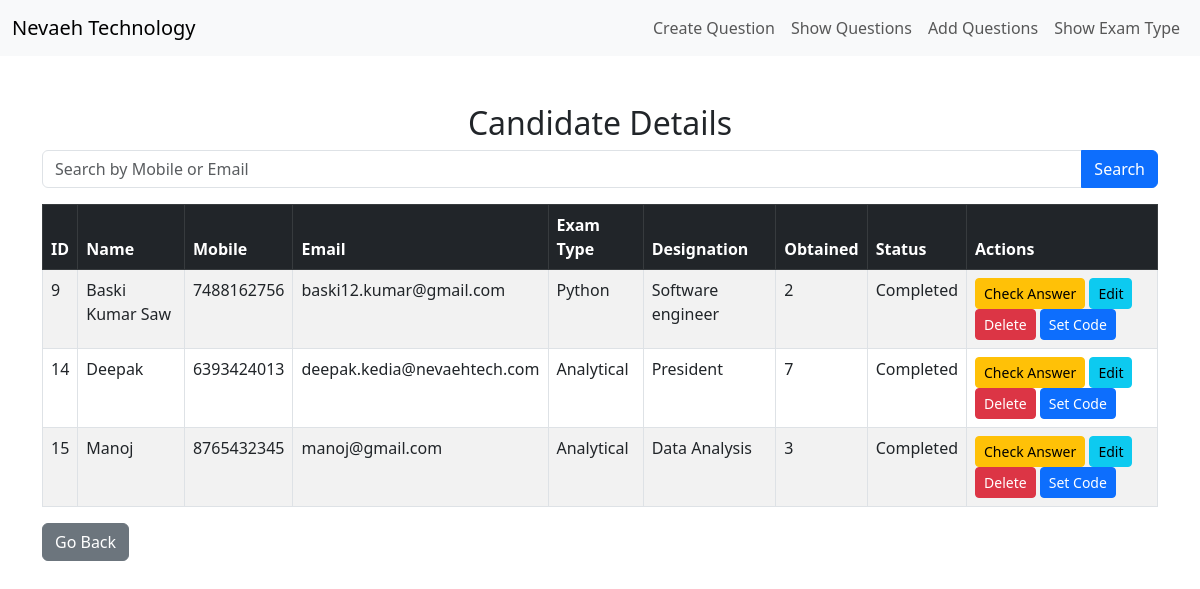
Page /show_candidate.php on the earlier database version.
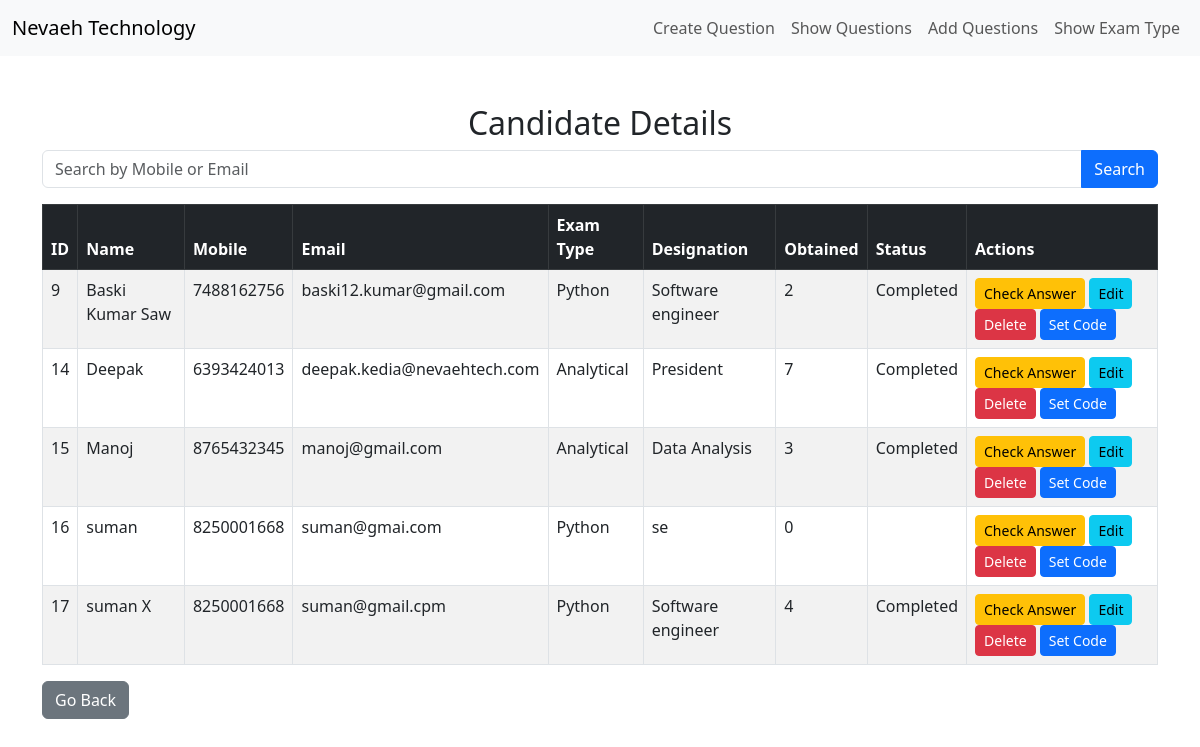
Same page on the later database version.
### tables this page shows
CREATE TABLE `candidates` (
  `id` int(8) NOT NULL,
  `name` varchar(255) NOT NULL,
  `mobile` varchar(15) NOT NULL,
  `email` varchar(100) NOT NULL,
  `password` varchar(100) NOT NULL,
  `exam_type` varchar(100) NOT NULL,
  `designation` varchar(100) NOT NULL,
  `total_marks` int(4) NOT NULL,
  `sec_code` varchar(10) NOT NULL,
  `exam_duration` varchar(10) NOT NULL,
  `status` varchar(50) NOT NULL,
  `is_exam_completed` tinyint(1) DEFAULT 0
);

### show_candidate.php (the view, shortened to what this page needs)
<?php
include 'conn.php';
$searchQuery = "";
$searchResults = null;
$candidates = $searchResults ?: $conn->query("SELECT * FROM candidates");
?>
<!DOCTYPE html>
<html>
<head>
    <link rel="stylesheet" href="https://cdnjs.cloudflare.com/ajax/libs/bootstrap/5.3.0/css/bootstrap.min.css">
</head>
<body>
<nav class="navbar navbar-expand-lg navbar-light bg-light">
    <div class="container-fluid">
        <a class="navbar-brand" href="#">Nevaeh Technology</a>
        <div class="collapse navbar-collapse" id="navbarNav">
            <ul class="navbar-nav ms-auto">
                <li class="nav-item"><a class="nav-link" href="question_bank.php">Create Question</a></li>
                <li class="nav-item"><a class="nav-link" href="show_question.php">Show Questions</a></li>
                <li class="nav-item"><a class="nav-link" href="add_question.php">Add Questions</a></li>
                <li class="nav-item"><a class="nav-link" href="show_exam_type.php">Show Exam Type</a></li>
            </ul>
        </div>
    </div>
</nav>
<div class="container mt-5">
    <h2 class="text-center">Candidate Details</h2>
    <form method="POST" class="mb-3">
        <div class="input-group">
            <input type="text" name="search" class="form-control" placeholder="Search by Mobile or Email" value="<?php echo htmlspecialchars($searchQuery); ?>">
            <button type="submit" class="btn btn-primary">Search</button>
        </div>
    </form>
    <table class="table table-bordered table-striped">
        <thead class="table-dark">
            <tr>
                <th>ID</th>
                <th>Name</th>
                <th>Mobile</th>
                <th>Email</th>
                <th>Exam Type</th>
                <th>Designation</th>
                <th>Obtained</th>
                <th>Status</th>
                <th>Actions</th>
            </tr>
        </thead>
        <tbody>
            <?php while ($row = $candidates->fetch_assoc()) { ?>
                <tr>
                    <td><?php echo $row['id']; ?></td>
                    <td><?php echo htmlspecialchars($row['name']); ?></td>
                    <td><?php echo htmlspecialchars($row['mobile']); ?></td>
                    <td><?php echo htmlspecialchars($row['email']); ?></td>
                    <td><?php echo htmlspecialchars($row['exam_type']); ?></td>
                    <td><?php echo htmlspecialchars($row['designation']); ?></td>
                    <td><?php echo htmlspecialchars($row['total_marks']); ?></td>
                    <td><?php echo htmlspecialchars($row['status']); ?></td>
                    <td>
                        <a href="show_result_details.php?id=<?php echo $row['id']; ?>" class="btn btn-warning btn-sm">Check Answer</a>
                        <a href="edit_candidate.php?id=<?php echo $row['id']; ?>" class="btn btn-info btn-sm">Edit</a>
                        <a href="delete_candidate.php?delete=<?php echo $row['id']; ?>" class="btn btn-danger btn-sm" onclick="return confirm('Are you sure you want to delete this record?');">Delete</a>
                        <a href="show_question_set.php?candidate_id=<?php echo $row['id']; ?>" class="btn btn-primary btn-sm">Set Code</a>
                    </td>
                </tr>
            <?php } ?>
        </tbody>
    </table>
    <a href="index.php" class="btn btn-secondary">Go Back</a>
</div>
</body>
</html>

Differences in the rows shown:
added candidates: id "16", name "suman", mobile "8250001668", email "suman@gmai.com", exam_type "Python", designation "se", total_marks "0"
added candidates: id "17", name "suman X", mobile "8250001668", email "suman@gmail.cpm", exam_type "Python", designation "Software engineer", total_marks "4", status "Completed"
